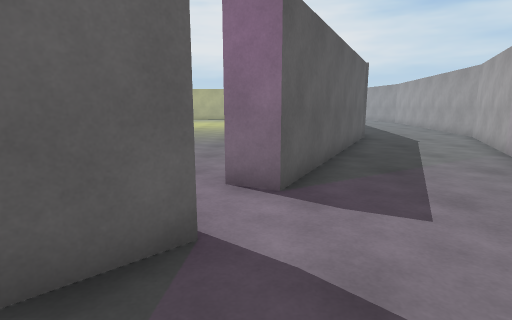
View 1 (above)

17 first-person views from a walk through a 3-D level made in the Unity game engine. The camera is 1.3 m above the floor, tilts 10° down and sees 80° across. The floor is counted in squares, 1 m on a side. Each view is taken from the middle of a square. On the plan, view 1 faces up. The plan holds only what a view shows up to about 14 squares ahead; the rest is blank. The place goes on beyond the plan. The player character is not drawn. Door leaves are left out, so doorways stand open.

View 2
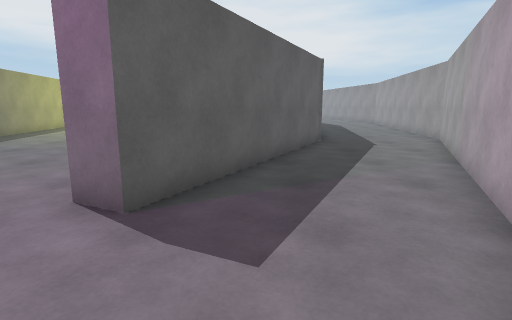

View 3
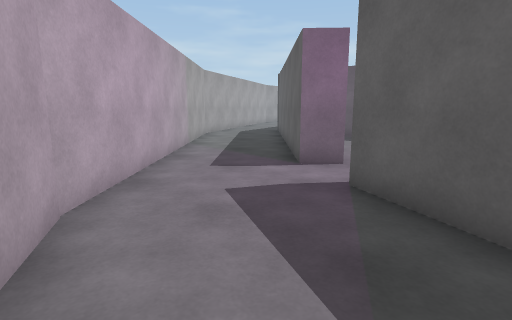

View 4
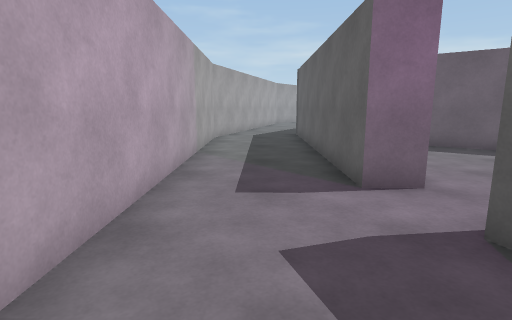

View 5
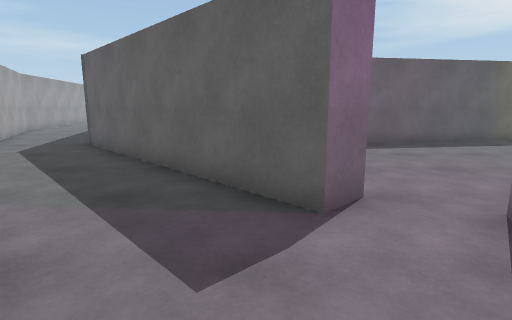

View 6
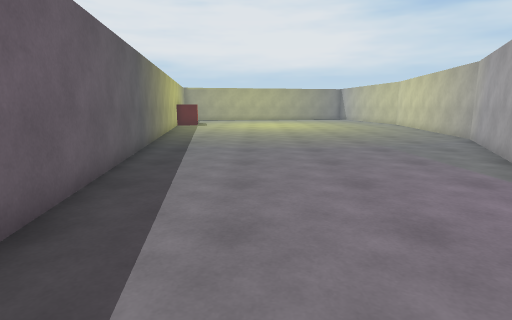

View 7
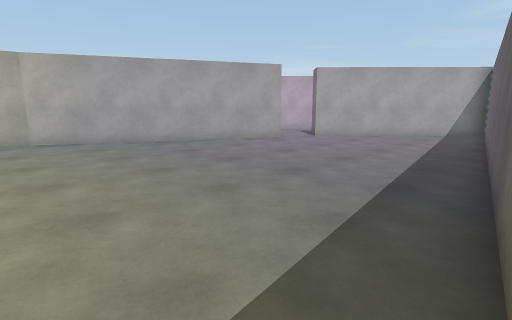

View 8
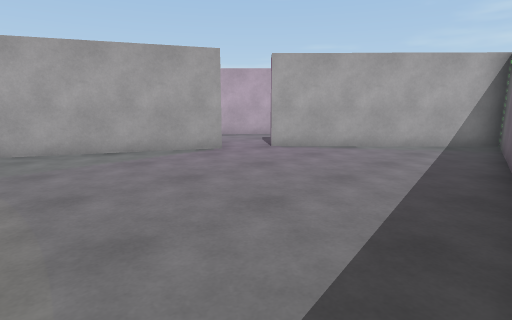

View 9
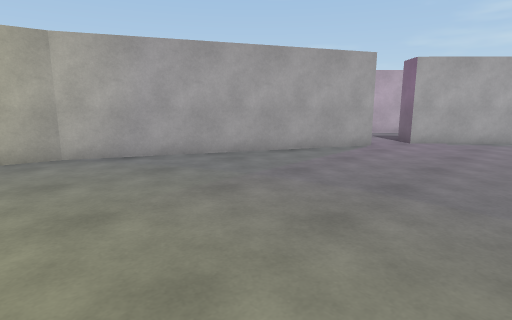

View 10
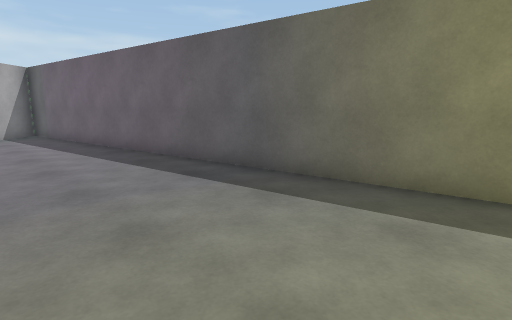

View 11
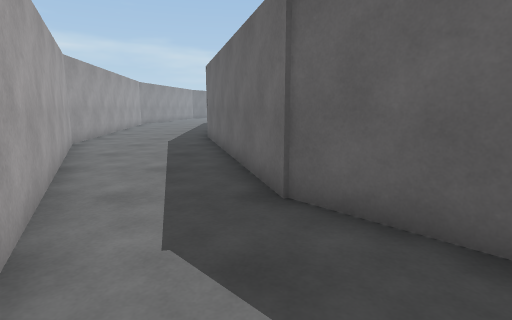

View 12
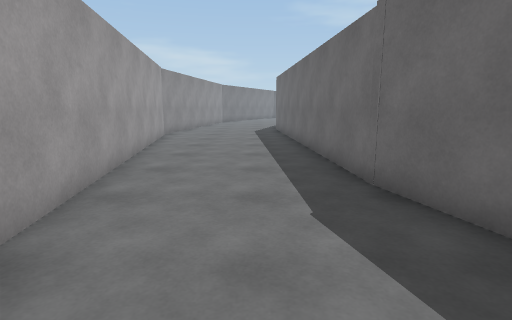

View 13
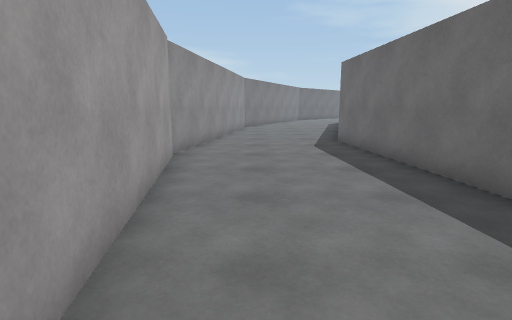

View 14
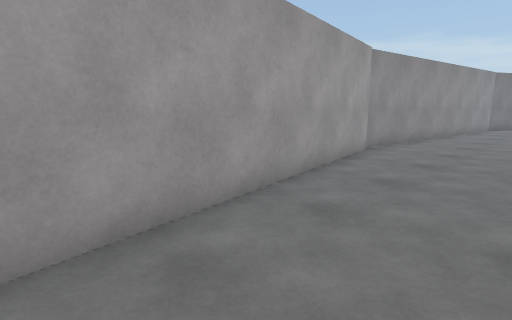

View 15
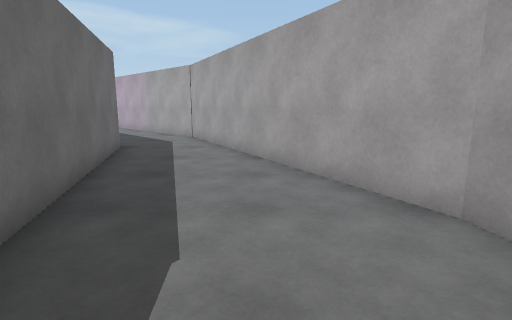

View 16
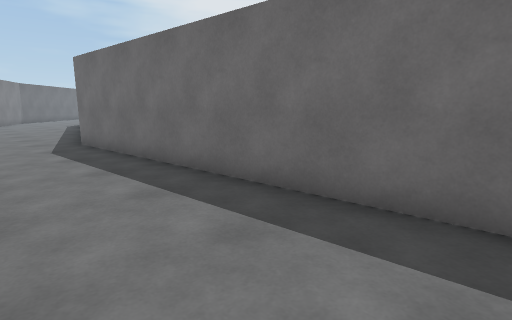

View 17
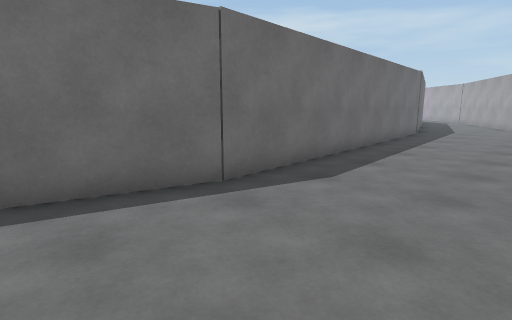

### Floor plan
Points are (right, up) in squares from view 1. A wall is a line through its corners. A room is listed if a view was taken in it or the views show most of it. See-through windows are left out.
Room 1 (views 1, 2, 3, 4, 5, 11)
walls: (-1.3, 3.6) (-0.6, 2.8) (-7.3, -3.6); (4.4, 12.6) (0.4, 4.6); (-5.1, -6) (-3.8, -5.3) (4.2, 2.8) (9.3, 13.1) (9.6, 15.3)
ways out: open door at (-0.5, 4) to room 2; opening at (-6.5, -4.5) to room 3
Room 2 (views 6, 7, 8, 9, 10)
walls: (0.4, 4.6) (-0.5, 5) (3.5, 13.2) (3.9, 15.3); (-9.3, 15.4) (-6.6, -1.6) (-1.3, 3.6)
ways out: open door at (-0.5, 4) to room 1
Room 3 (views 12, 13, 14, 15, 16, 17)
walls: (-15.8, -6) (-28.6, -6.9) (-31.7, -6); (-25.1, -12.2) (-13.6, -10.4) (-5.1, -6); (-32.5, -11.2) (-25.2, -12.3); (-7.3, -3.6) (-16.2, -6.1)
ways out: opening at (-6.5, -4.5) to room 1

Where each view was taken, in squares from view 1:
view 1: 0 up, 0 right, facing up
view 2: 1 up, 2 right, facing up
view 3: 7 up, 5 right, facing down-left
view 4: 5 up, 4 right, facing down-left
view 5: 2 up, 3 right, facing left
view 6: 1 up, 5 left, facing up
view 7: 15 up, 9 left, facing down-right
view 8: 11 up, 8 left, facing down-right
view 9: 15 up, 5 left, facing down-right
view 10: 15 up, 4 left, facing down-left
view 11: 4 down, 3 left, facing left
view 12: 8 down, 11 left, facing left
view 13: 10 down, 17 left, facing left
view 14: 8 down, 16 left, facing down-left
view 15: 8 down, 17 left, facing right
view 16: 10 down, 17 left, facing up-left
view 17: 11 down, 32 left, facing up-right
